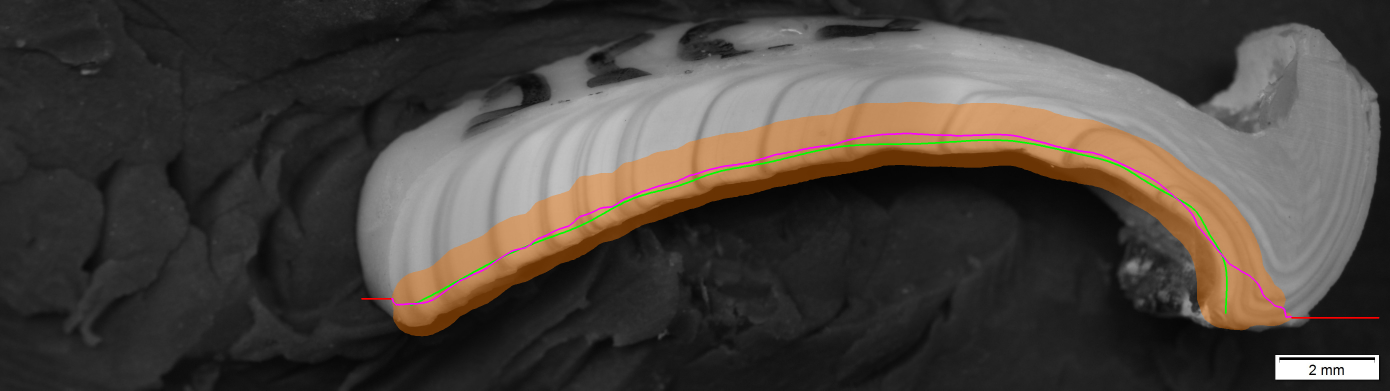
#> input picture task2_predict_rings_ml/intermediate/results_final/Surf_Clam_1986_Summer_255_2.png, 4169 x 1171 px, given in place of Surf_Clam_1986_Summer_255_2.jpg, which was not available (shown at 1/3 size)
$ python 04_clahe.py
#> lines starting #> are read from the running program, lines starting #| are printed output that depends on the picture; pictures that were not available may be replaced by others from this repository, and a replacement may not be noted
# 04_clahe.py
# ----------------------------------------------------------------------
# STEP 4: Boost the contrast with CLAHE so faint growth rings stand out.
#
# CLAHE = "Contrast Limited Adaptive Histogram Equalization". In plain words:
# it brightens dark areas and darkens bright areas in small local patches,
# which makes the faint dark bands (the rings) much easier to see.
#
# NOTE: CLAHE is an IMAGE (2D) method, so we compute it on the whole gray
# image. But to match the rest of the project, we COMPARE its effect as a
# 1D curve: the gray values along your line, before vs after CLAHE.
#
# HOW TO RUN IN PYCHARM: open this file and press the green Run button.
# (Run 01, 02, 03 first.)
# ----------------------------------------------------------------------

import os                                            # file/folder toolbox
import config                                        # our settings
os.environ.setdefault("MPLCONFIGDIR", config.MPL_CACHE)   # cache dir, set before matplotlib

import cv2                                           # image + CLAHE
import numpy as np                                   # math on arrays
import matplotlib                                    # plotting (core)
matplotlib.use("TkAgg")                              # open plots in a normal pop-up window
import matplotlib.pyplot as plt                      # the drawing tools

# ----------------------------------------------------------------------
# Load the gray image and the profiles saved by step 3.
# ----------------------------------------------------------------------
img = cv2.imread(config.IMG_PATH)
#> img is the input picture: shape (1171, 4169, 3); mean B, G, R 61.7, 67, 73.1
if img is None:
    raise FileNotFoundError(f"Cannot read image: {config.IMG_PATH}")
img_gray = cv2.cvtColor(img, cv2.COLOR_BGR2GRAY)     # the gray image CLAHE works on
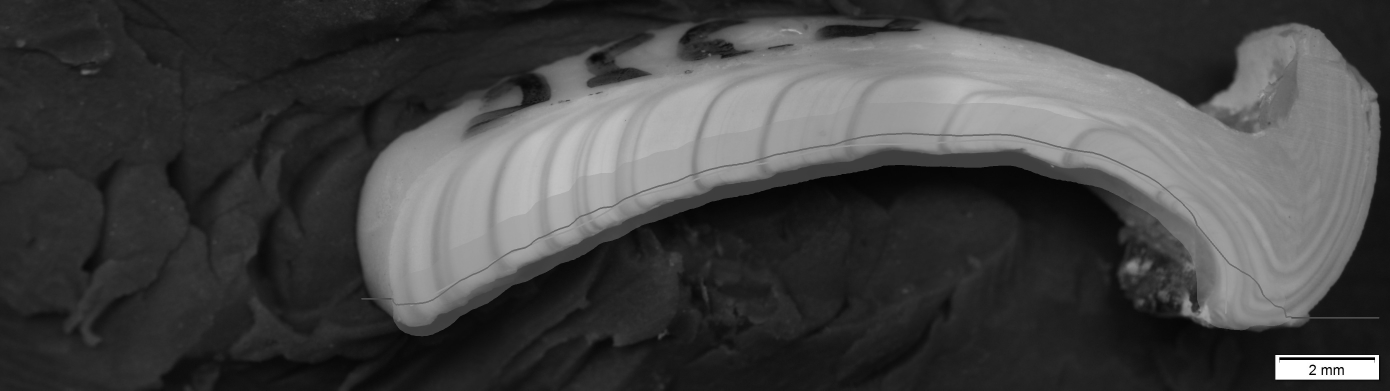
#> img_gray: shape (1171, 4169) (shown at 1/3 size); min 0, max 255, mean 68.3

if not os.path.exists(config.PROFILES_FILE):
    raise FileNotFoundError("No profiles. Run 03_grayscale.py first.")
profiles = list(np.load(config.PROFILES_FILE, allow_pickle=True))
#> (reads task2_predict_rings/intermediate/profiles.npy from the repository)

# ----------------------------------------------------------------------
# Build the CLAHE tool and apply it to the whole gray image.
# ----------------------------------------------------------------------
clahe = cv2.createCLAHE(clipLimit=config.CLAHE_CLIP,
                        tileGridSize=(config.CLAHE_TILE, config.CLAHE_TILE))
gray_clahe_img = clahe.apply(img_gray)               # contrast-enhanced gray image
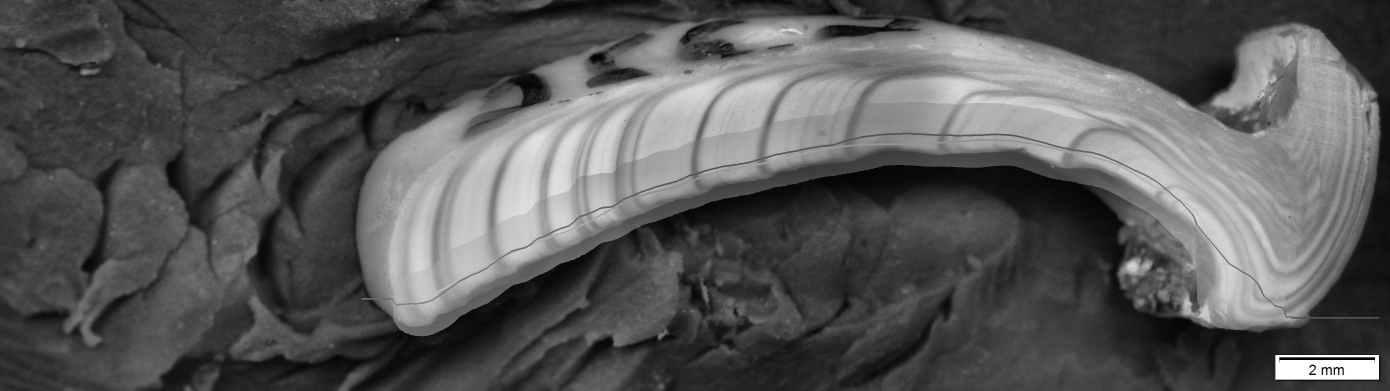
#> gray_clahe_img: shape (1171, 4169) (shown at 1/3 size); min 2, max 255, mean 87.1

# ----------------------------------------------------------------------
# For each line, read the enhanced gray value along the same path.
# ----------------------------------------------------------------------
for d in profiles:
    x_arr, y_arr = d["x"], d["y"]                    # the pixel path from step 3
    d["gray_clahe"] = np.array([gray_clahe_img[y_arr[j], x_arr[j]]
                                for j in range(len(x_arr))], dtype=float)
    print(f"Line {d['idx']}: CLAHE applied along {len(x_arr)} points")
#> this loop made 1 pass
#| Line 1: CLAHE applied along 2467 points

# ----------------------------------------------------------------------
# Show the comparison: raw gray vs CLAHE gray, as a 1D curve per line.
# ----------------------------------------------------------------------
n = len(profiles)
fig, axes = plt.subplots(n, 1, figsize=(16, 4 * n))
if n == 1:
    axes = [axes]
for ax, d in zip(axes, profiles):
    ax.plot(d["x"], d["gray_raw"],   color="gray",  linewidth=1.5, alpha=0.7, label="raw gray")
    ax.plot(d["x"], d["gray_clahe"], color="purple", linewidth=2.0, label="after CLAHE")
    ax.set_title(f"Line {d['idx']}: gray before vs after CLAHE "
                 f"(clip={config.CLAHE_CLIP}, tile={config.CLAHE_TILE})")
    ax.set_xlabel("x (pixel column)")
    ax.set_ylabel("gray value (0-255)")
    ax.legend()
    ax.grid(True, alpha=0.3)
plt.tight_layout()
print("\nA window opened comparing raw vs CLAHE. Close it to finish.")
plt.show()
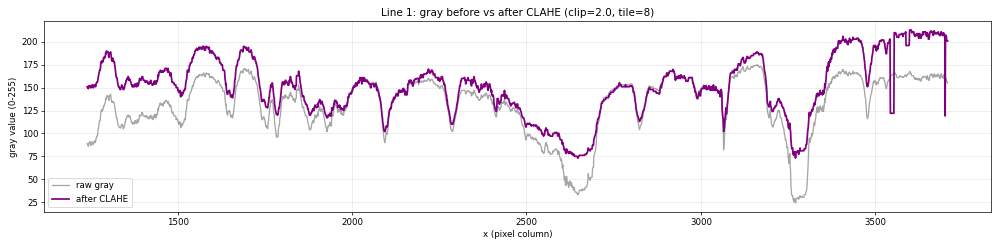
#> figure drawn by matplotlib, 1 panel; curve peaks at x = 3160, y = 175; curve peaks at x = 3598, y = 213

# ----------------------------------------------------------------------
# Save the updated profiles for the next step (Gaussian smoothing).
# ----------------------------------------------------------------------
np.save(config.PROFILES_FILE, np.array(profiles, dtype=object), allow_pickle=True)
print(f"Saved CLAHE profiles to: {config.PROFILES_FILE}")
print("Done. Step 4 finished. Now run 05_gaussian.py")
